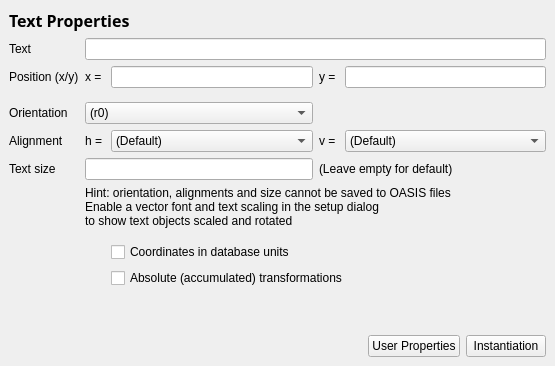
<ui version="4.0" >
 <class>TextPropertiesPage</class>
 <widget class="QWidget" name="TextPropertiesPage" >
  <property name="geometry" >
   <rect>
    <x>0</x>
    <y>0</y>
    <width>555</width>
    <height>366</height>
   </rect>
  </property>
  <property name="windowTitle" >
   <string>Form</string>
  </property>
  <layout class="QGridLayout" >
   <property name="margin" >
    <number>9</number>
   </property>
   <property name="spacing" >
    <number>6</number>
   </property>
   <item row="2" column="3" >
    <widget class="QLabel" name="label_7" >
     <property name="text" >
      <string>y = </string>
     </property>
    </widget>
   </item>
   <item row="2" column="2" >
    <widget class="QLineEdit" name="x_le" >
     <property name="sizePolicy" >
      <sizepolicy>
       <hsizetype>7</hsizetype>
       <vsizetype>0</vsizetype>
       <horstretch>1</horstretch>
       <verstretch>0</verstretch>
      </sizepolicy>
     </property>
    </widget>
   </item>
   <item row="3" column="0" colspan="5" >
    <spacer>
     <property name="orientation" >
      <enum>Qt::Vertical</enum>
     </property>
     <property name="sizeType" >
      <enum>QSizePolicy::Fixed</enum>
     </property>
     <property name="sizeHint" >
      <size>
       <width>20</width>
       <height>8</height>
      </size>
     </property>
    </spacer>
   </item>
   <item row="6" column="0" >
    <widget class="QLabel" name="Text size" >
     <property name="text" >
      <string>Text size</string>
     </property>
    </widget>
   </item>
   <item row="11" column="0" colspan="5" >
    <spacer>
     <property name="orientation" >
      <enum>Qt::Vertical</enum>
     </property>
     <property name="sizeHint" >
      <size>
       <width>457</width>
       <height>51</height>
      </size>
     </property>
    </spacer>
   </item>
   <item row="1" column="0" >
    <widget class="QLabel" name="label_2" >
     <property name="text" >
      <string>Text</string>
     </property>
    </widget>
   </item>
   <item row="8" column="0" colspan="5" >
    <spacer>
     <property name="orientation" >
      <enum>Qt::Vertical</enum>
     </property>
     <property name="sizeType" >
      <enum>QSizePolicy::Fixed</enum>
     </property>
     <property name="sizeHint" >
      <size>
       <width>431</width>
       <height>8</height>
      </size>
     </property>
    </spacer>
   </item>
   <item row="2" column="1" >
    <widget class="QLabel" name="label_5" >
     <property name="text" >
      <string>x = </string>
     </property>
    </widget>
   </item>
   <item row="12" column="0" colspan="5" >
    <widget class="QFrame" name="button_frame" >
     <property name="frameShape" >
      <enum>QFrame::NoFrame</enum>
     </property>
     <property name="frameShadow" >
      <enum>QFrame::Raised</enum>
     </property>
     <layout class="QHBoxLayout" >
      <property name="margin" >
       <number>0</number>
      </property>
      <property name="spacing" >
       <number>6</number>
      </property>
      <item>
       <spacer>
        <property name="orientation" >
         <enum>Qt::Horizontal</enum>
        </property>
        <property name="sizeHint" >
         <size>
          <width>211</width>
          <height>20</height>
         </size>
        </property>
       </spacer>
      </item>
      <item>
       <widget class="QPushButton" name="prop_pb" >
        <property name="text" >
         <string>User Properties</string>
        </property>
       </widget>
      </item>
      <item>
       <widget class="QPushButton" name="inst_pb" >
        <property name="text" >
         <string>Instantiation</string>
        </property>
       </widget>
      </item>
     </layout>
    </widget>
   </item>
   <item row="7" column="1" colspan="4" >
    <widget class="QLabel" name="label_3" >
     <property name="text" >
      <string>Hint: orientation, alignments and size cannot be saved to OASIS files
Enable a vector font and text scaling in the setup dialog 
to show text objects scaled and rotated</string>
     </property>
    </widget>
   </item>
   <item row="4" column="0" >
    <widget class="QLabel" name="Orientation" >
     <property name="text" >
      <string>Orientation</string>
     </property>
    </widget>
   </item>
   <item row="2" column="0" >
    <widget class="QLabel" name="label" >
     <property name="text" >
      <string>Position (x/y)</string>
     </property>
    </widget>
   </item>
   <item row="6" column="3" colspan="2" >
    <widget class="QLabel" name="label_6" >
     <property name="text" >
      <string>(Leave empty for default)</string>
     </property>
    </widget>
   </item>
   <item row="1" column="1" colspan="4" >
    <widget class="QLineEdit" name="text_le" >
     <property name="sizePolicy" >
      <sizepolicy>
       <hsizetype>7</hsizetype>
       <vsizetype>0</vsizetype>
       <horstretch>0</horstretch>
       <verstretch>0</verstretch>
      </sizepolicy>
     </property>
    </widget>
   </item>
   <item row="10" column="2" colspan="3" >
    <widget class="QCheckBox" name="abs_cb" >
     <property name="text" >
      <string>Absolute (accumulated) transformations</string>
     </property>
    </widget>
   </item>
   <item row="2" column="4" >
    <widget class="QLineEdit" name="y_le" >
     <property name="sizePolicy" >
      <sizepolicy>
       <hsizetype>7</hsizetype>
       <vsizetype>0</vsizetype>
       <horstretch>1</horstretch>
       <verstretch>0</verstretch>
      </sizepolicy>
     </property>
    </widget>
   </item>
   <item row="9" column="2" colspan="3" >
    <widget class="QCheckBox" name="dbu_cb" >
     <property name="text" >
      <string>Coordinates in database units</string>
     </property>
    </widget>
   </item>
   <item row="0" column="0" colspan="5" >
    <widget class="QFrame" name="frame" >
     <property name="frameShape" >
      <enum>QFrame::NoFrame</enum>
     </property>
     <property name="frameShadow" >
      <enum>QFrame::Raised</enum>
     </property>
     <layout class="QHBoxLayout" >
      <property name="margin" >
       <number>0</number>
      </property>
      <property name="spacing" >
       <number>6</number>
      </property>
      <item>
       <widget class="QLabel" name="label_12" >
        <property name="font" >
         <font>
          <family>Sans Serif</family>
          <pointsize>12</pointsize>
          <weight>75</weight>
          <italic>false</italic>
          <bold>true</bold>
          <underline>false</underline>
          <strikeout>false</strikeout>
         </font>
        </property>
        <property name="text" >
         <string>Text Properties</string>
        </property>
       </widget>
      </item>
      <item>
       <widget class="QLabel" name="layer_lbl" >
        <property name="sizePolicy" >
         <sizepolicy>
          <hsizetype>7</hsizetype>
          <vsizetype>5</vsizetype>
          <horstretch>0</horstretch>
          <verstretch>0</verstretch>
         </sizepolicy>
        </property>
        <property name="text" >
         <string/>
        </property>
        <property name="alignment" >
         <set>Qt::AlignRight|Qt::AlignTrailing|Qt::AlignVCenter</set>
        </property>
       </widget>
      </item>
     </layout>
    </widget>
   </item>
   <item row="4" column="1" colspan="2" >
    <widget class="QComboBox" name="orient_cbx" >
     <item>
      <property name="text" >
       <string>(r0)</string>
      </property>
      <property name="icon" >
       <iconset resource="layResources.qrc" >:/r0.png</iconset>
      </property>
     </item>
     <item>
      <property name="text" >
       <string>(r90)</string>
      </property>
      <property name="icon" >
       <iconset resource="layResources.qrc" >:/r90.png</iconset>
      </property>
     </item>
     <item>
      <property name="text" >
       <string>(r180)</string>
      </property>
      <property name="icon" >
       <iconset resource="layResources.qrc" >:/r180.png</iconset>
      </property>
     </item>
     <item>
      <property name="text" >
       <string>(r270)</string>
      </property>
      <property name="icon" >
       <iconset resource="layResources.qrc" >:/r270.png</iconset>
      </property>
     </item>
     <item>
      <property name="text" >
       <string>(m0)</string>
      </property>
      <property name="icon" >
       <iconset resource="layResources.qrc" >:/m0.png</iconset>
      </property>
     </item>
     <item>
      <property name="text" >
       <string>(m45)</string>
      </property>
      <property name="icon" >
       <iconset resource="layResources.qrc" >:/m45.png</iconset>
      </property>
     </item>
     <item>
      <property name="text" >
       <string>(m90)</string>
      </property>
      <property name="icon" >
       <iconset resource="layResources.qrc" >:/m90.png</iconset>
      </property>
     </item>
     <item>
      <property name="text" >
       <string>(m135)</string>
      </property>
      <property name="icon" >
       <iconset resource="layResources.qrc" >:/m135.png</iconset>
      </property>
     </item>
    </widget>
   </item>
   <item row="6" column="1" colspan="2" >
    <widget class="QLineEdit" name="size_le" />
   </item>
   <item row="5" column="2" >
    <widget class="QComboBox" name="halign_cbx" >
     <item>
      <property name="text" >
       <string>(Default)</string>
      </property>
     </item>
     <item>
      <property name="text" >
       <string>Left</string>
      </property>
     </item>
     <item>
      <property name="text" >
       <string>Center</string>
      </property>
     </item>
     <item>
      <property name="text" >
       <string>Right</string>
      </property>
     </item>
    </widget>
   </item>
   <item row="5" column="0" >
    <widget class="QLabel" name="label_4" >
     <property name="text" >
      <string>Alignment</string>
     </property>
    </widget>
   </item>
   <item row="5" column="1" >
    <widget class="QLabel" name="label_8" >
     <property name="text" >
      <string>h =</string>
     </property>
    </widget>
   </item>
   <item row="5" column="3" >
    <widget class="QLabel" name="label_9" >
     <property name="text" >
      <string>v =</string>
     </property>
    </widget>
   </item>
   <item row="5" column="4" >
    <widget class="QComboBox" name="valign_cbx" >
     <item>
      <property name="text" >
       <string>(Default)</string>
      </property>
     </item>
     <item>
      <property name="text" >
       <string>Top</string>
      </property>
     </item>
     <item>
      <property name="text" >
       <string>Center</string>
      </property>
     </item>
     <item>
      <property name="text" >
       <string>Bottom</string>
      </property>
     </item>
    </widget>
   </item>
  </layout>
 </widget>
 <tabstops>
  <tabstop>text_le</tabstop>
  <tabstop>x_le</tabstop>
  <tabstop>y_le</tabstop>
  <tabstop>orient_cbx</tabstop>
  <tabstop>halign_cbx</tabstop>
  <tabstop>valign_cbx</tabstop>
  <tabstop>size_le</tabstop>
  <tabstop>dbu_cb</tabstop>
  <tabstop>abs_cb</tabstop>
  <tabstop>prop_pb</tabstop>
  <tabstop>inst_pb</tabstop>
 </tabstops>
 <resources>
  <include location="layResources.qrc" />
 </resources>
 <connections/>
</ui>
